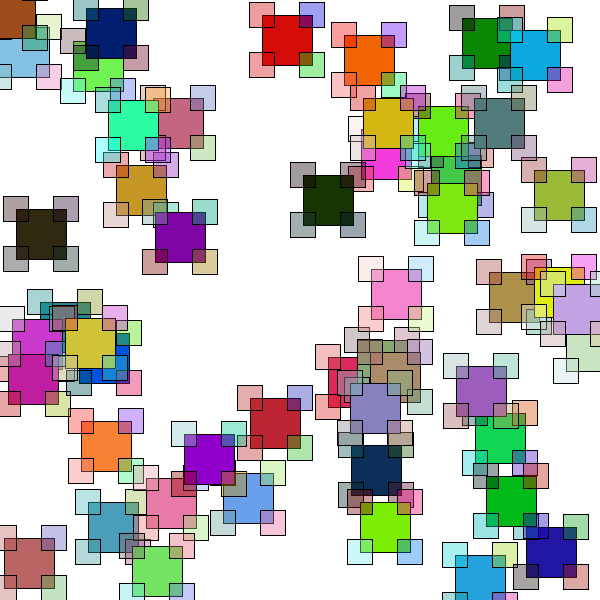
Frame 1 (no input)
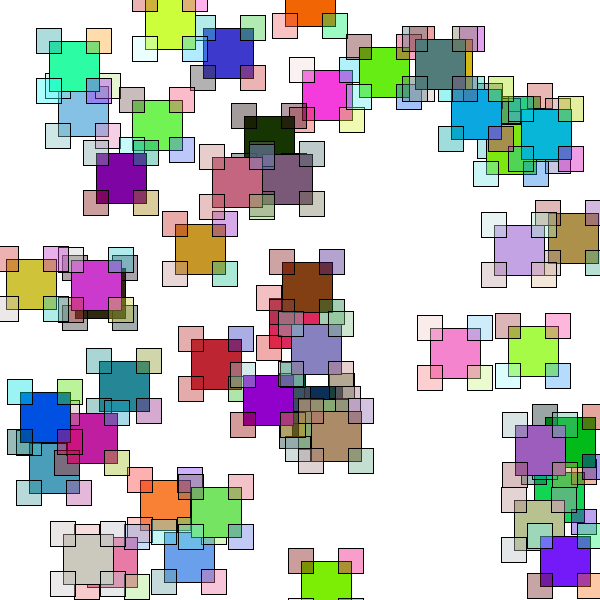
Frame 60 (the mouse pressed at the canvas centre just before this capture)
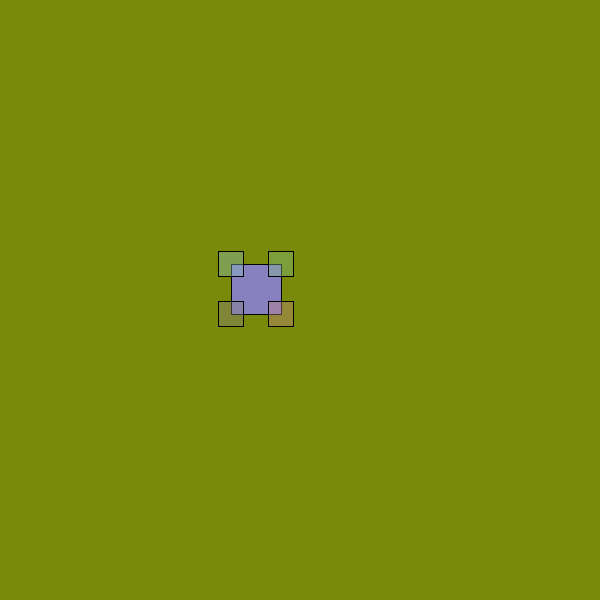
Frame 120 (the mouse held since frame 60 and released just before this capture)

The Processing sketch that drew these frames (run headless with seeded random() and noise(); from frame 60 on, the mouse is pressed at the canvas centre):

// Processing sketch: random8
// ── random8.pde
int[] x,y,r,g,b,lr,li;
void setup(){
  int i;
  size(600,600);
  rectMode(CENTER);
  x=new int[50];
  y=new int[50];
  r=new int[50];
  g=new int[50];
  b=new int[50];
  lr=new int[50];
  li=new int[50];
  for(i=0; i<50; ++i){
    x[i]=int(random(width));
    y[i]=int(random(height));
    r[i]=int(random(256));
    g[i]=int(random(256));
    b[i]=int(random(256));
    lr[i]=int(random(2))*2-1;
    li[i]=int(random(2))*2-1;
  }
}

void draw(){
  int i;
  background(255);
  for(i=0; i<50; ++i){
    if(mousePressed){
      background(random(256),random(256),random(256));
    }else if(keyPressed){
      background(0);
    }
    x[i]+=lr[i];
    y[i]+=li[i];
    if(x[i]>width){
      lr[i]=int(random(6))*-1-1;
      r[i]=int(random(256));
      g[i]=int(random(256));
      b[i]=int(random(256));
    }else if(x[i]<0){
      lr[i]=int(random(7))+1;
      r[i]=int(random(256));
      g[i]=int(random(256));
      b[i]=int(random(256));
    }
    if(y[i]>height){
      li[i]=int(random(8))*-1-1;
      r[i]=int(random(256));
      g[i]=int(random(256));
      b[i]=int(random(256));
    }else if(y[i]<0){
      li[i]=int(random(9))+1;
      r[i]=int(random(256));
      g[i]=int(random(256));
      b[i]=int(random(256));
    }
    fill(r[i],g[i],b[i]);
    rect(x[i],y[i],50,50);
    fill(r[i],b[i],b[i],100);
    rect(x[i]-25,y[i]-25,25,25);
    fill(r[i],g[i],g[i],100);
    rect(x[i]-25,y[i]+25,25,25);
    fill(g[i],b[i],r[i],100);
    rect(x[i]+25,y[i]-25,25,25);
    fill(b[i],r[i],g[i],100);
    rect(x[i]+25,y[i]+25,25,25);
  }
}
